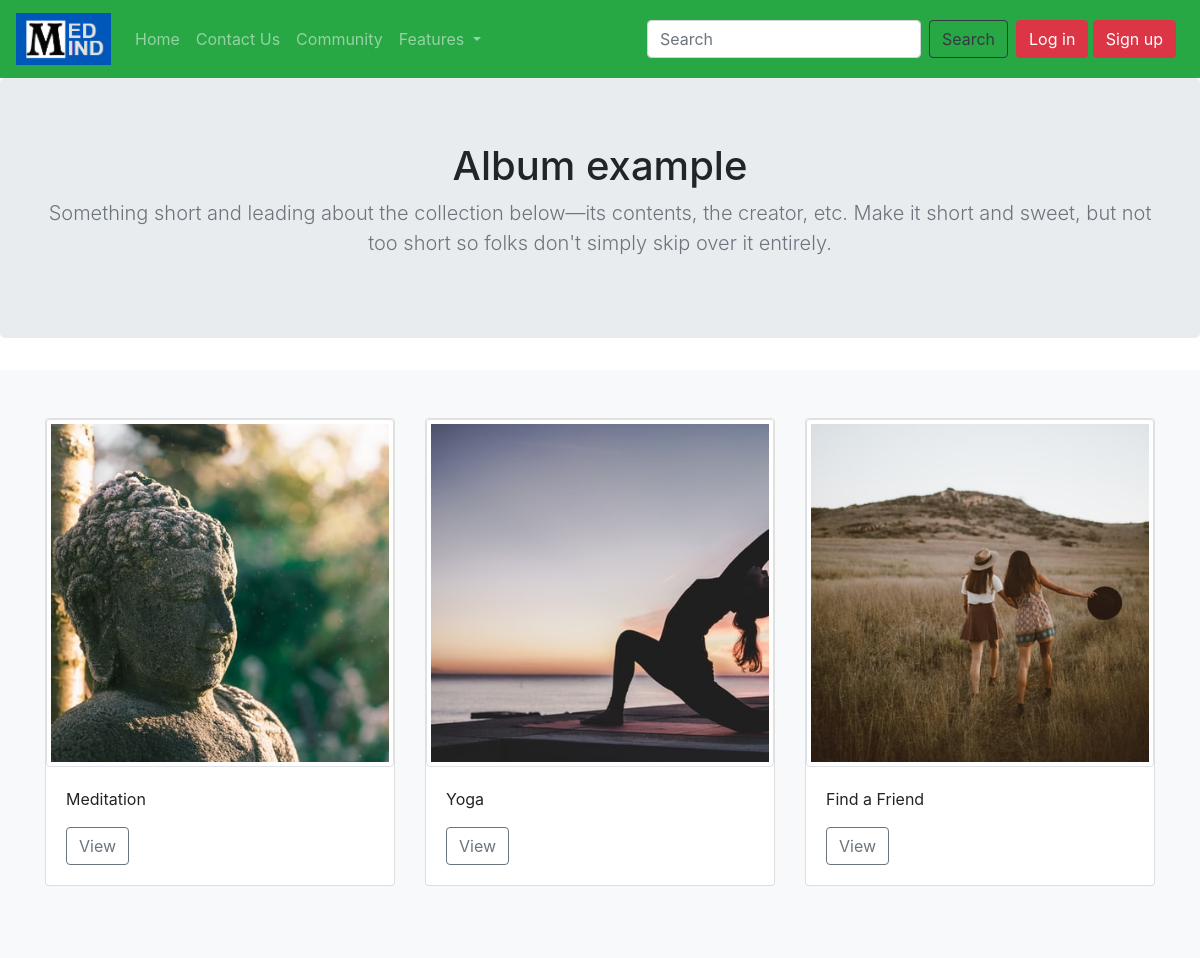
/SCAS/, run on the app's committed database.
### SCAS/models.py (models this page shows, shortened)
class Supports(models.Model):
    support_sn = models.AutoField(primary_key=True)
    support_title = models.CharField(max_length=20)
    image = models.ImageField(upload_to="SCAS/images",default="")

### SCAS/views.py (the view)
# urls.py: 2. Add a URL to urlpatterns:  path('', views.home, name='home')
def home(request):
    allsupport = Supports.objects.all()
    return render(request,'SCAS/home.html',{'allsupport':allsupport})

### templates/SCAS/home.html (shortened to what this page needs)
{% extends 'base.html' %}
{% block body %}
<main role="main">
  <section class="jumbotron text-center">
    <div class="container">
      <h1 class="jumbotron-heading">Album example</h1>
      <p class="lead text-muted">Something short and leading about the collection below—its contents, the creator, etc.
        Make it short and sweet, but not too short so folks don't simply skip over it entirely.</p>
    </div>
  </section>
  <div class="album py-5 bg-light">
    <div class="container">
      <div class="row">
        {% for support in allsupport %}
        <div class="col-md-4">
          <div class="card mb-4 box-shadow">
            <img src='/media/{{support.image}}' class="img-thumbnail" alt="Responsive image">
            <div class="card-body">
              <p class="card-text">{{support.support_title}}</p>
              <div class="d-flex justify-content-between align-items-center">
                  <a href="/SCAS/{{support.support_title}}" class="btn btn-outline-secondary">View</a>
              </div>
            </div>
          </div>
        </div>
        {% if forloop.counter|divisibleby:3 %}
      </div>
        {% endif %}
        {% endfor %}
    </div>
</main>
{% endblock body %}

### data on the page
Supports: image (picture), support_title "Meditation"
Supports: image (picture), support_title "Yoga"
Supports: image (picture), support_title "Find a Friend"
